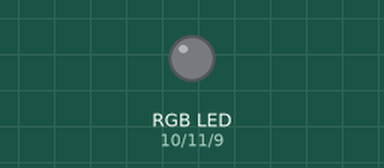
Recording of a sketch running on a simulated Arduino Uno, built with avr-gcc and run on an emulated ATmega328P. Parts: an RGB LED mixed from three pins (HIGH = lit).

Above: at 1.0 s.
At 5.0 s:
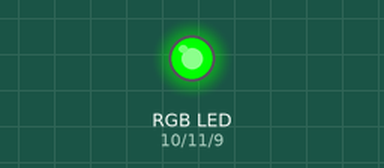
At 7.0 s:
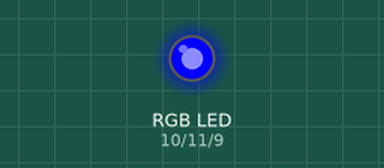
At 9.0 s:
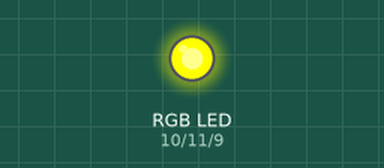
At 13.0 s:
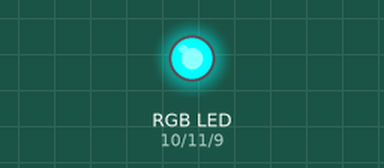
At 17.0 s:
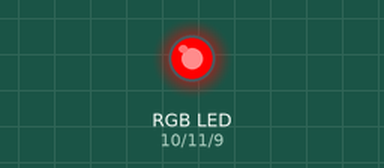
Timing chart, 0 to 18.2 s (numbered marks = the images above):
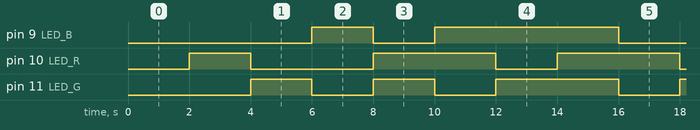

The sketch:

Alternating_lights.ino
```cpp
// (licence header left out)
#define ON 1     //Enable LED
#define OFF 0    //Disable LED

int LED_R = 10;  //LED_R connect digital I/O port 10 of Arduino
int LED_G = 11;  //LED_G connect digital I/O port 11 of Arduino
int LED_B = 9;   //LED_B connect digital I/O port 9 of Arduino

/*
* Function       setup
* @author        Jessica
* @date          2019.8.21
* @brief         Initial configuration
* @param[in]     void
* @retval        void
* @par History   no
*/
void setup()
 {
  //Initialize the IO port of RGB as output mode
  pinMode(LED_R, OUTPUT);
  pinMode(LED_G, OUTPUT);
  pinMode(LED_B, OUTPUT);
 }

/*
* Function       color_led
* @author        Jessica
* @date          2019.8.21
* @brief         7 different colors formed by different combinations of R, G, B three colors
* @param[in1]    Red switch
* @param[in2]    Greens witch
* @param[in3]    Blue switch
* @retval        void
* @par History   no
*/
//7 different colors formed by different combinations of R, G, B three colors
void color_led(int v_iRed, int v_iGreen, int v_iBlue)
{
   //red LED
  if (v_iRed == ON)
  {
      digitalWrite(LED_R, HIGH);//Red light is on
  }
  else
  {
      digitalWrite(LED_R, LOW);//Red light is off
  }
  //green LED
  if (v_iGreen == ON)
  {
      digitalWrite(LED_G, HIGH);//Green light is on
  }
  else
  {
      digitalWrite(LED_G, LOW);//Green light is off
  }
  //blue LED
  if (v_iBlue == ON)
  {
      digitalWrite(LED_B, HIGH);//Blue light is on
  }
  else
  {
      digitalWrite(LED_B, LOW);//Blue light is off
  }
}

/*
* Function       loop
* @author        Jessica
* @date          2019.8.21
* @brief         The lanterns are displayed alternately in turn
* @param[in]     void
* @retval        void
* @par History   no
*/
void loop()
{
   delay(2000);
   while(1)
  {                            // LED_R    LED_G    LED_B

    color_led(ON, OFF, OFF);   //   1        0        0  red
    delay(2000);
    color_led(OFF, ON, OFF);   //   0        1        0  green
    delay(2000);
    color_led(OFF, OFF, ON);   //   0        0        1  blue
    delay(2000);
    color_led(ON, ON, OFF);    //   1        1        0  yellow
    delay(2000);
    color_led(ON, OFF, ON);    //   1        0        1  magenta
    delay(2000);
    color_led(OFF, ON, ON);    //   0        1        1  cyan
    delay(2000);
    color_led(ON, ON, ON);     //   1        1        1  white
    delay(2000);
  }
}
```

Measured:
- by itself, pin 9 (LED_B): repeats every 14.0 s: LOW 2.0 s, HIGH 6.0 s, LOW 4.0 s, HIGH 2.0 s
- by itself, pin 10 (LED_R): repeats every 14.0 s: LOW 4.0 s, HIGH 4.0 s, LOW 2.0 s, HIGH 4.0 s
- by itself, pin 11 (LED_G): repeats every 14.0 s: LOW 2.0 s, HIGH 2.0 s, LOW 2.0 s, HIGH 4.0 s, LOW 2.0 s, HIGH 2.0 s
